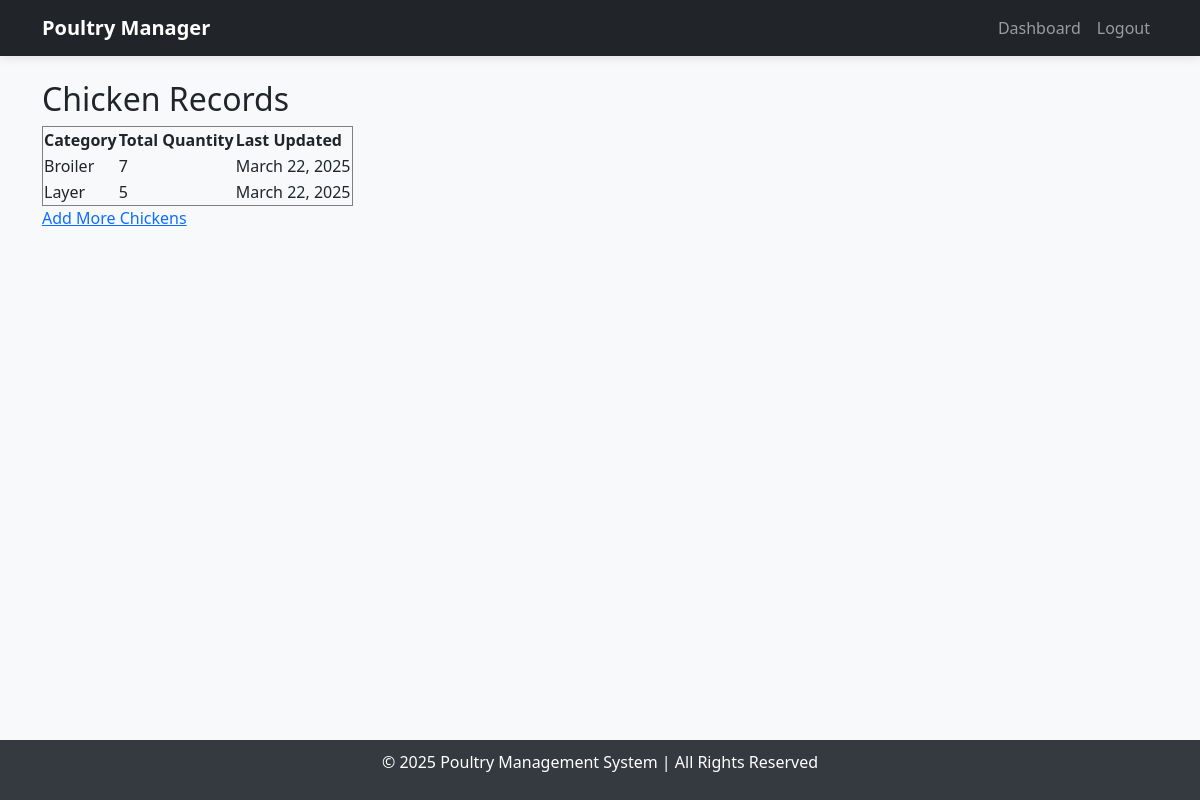
The page /view-chickens/ (signed in) on the database its author committed.
### poultry/models.py (models this page shows, shortened)
class Chicken(models.Model):
    CATEGORY_CHOICES = [
        ('Broiler', 'Broiler'),
        ('Layer', 'Layer'),
        ('Kienyeji', 'Kienyeji'),
    ]
    BUY_FROM_CHOICES = [
        ('Local Hatch', 'Local Hatch'),
        ('Kukuchic', 'Kukuchic'),
        ('Kenchic', 'Kenchic'),
        ('Others', 'Others'),
    ]
    category = models.CharField(max_length=20, choices=CATEGORY_CHOICES)
    quantity = models.PositiveIntegerField()
    age_in_weeks = models.PositiveIntegerField()
    weight_kg = models.FloatField(null=True, blank=True)
    buy_from = models.CharField(max_length=50, choices=BUY_FROM_CHOICES)
    other_source = models.CharField(max_length=100, null=True, blank=True)
    date_added = models.DateField(auto_now_add=True)

### poultry/views.py (the view)
# urls.py: path('view-chickens/', view_chickens, name='view_chickens'),
@login_required
def view_chickens(request):
    return render(request, 'poultry/view_chickens.html', {'chickens': Chicken.objects.all()})

### poultry/templates/poultry/view_chickens.html
{% extends "base.html" %}
{% block content %}
    <h2>Chicken Records</h2>
    <table border="1">
        <tr>
            <th>Category</th>
            <th>Total Quantity</th>
            <th>Last Updated</th>
        </tr>
        {% for chicken in chickens %}
        <tr>
            <td>{{ chicken.category }}</td>
            <td>{{ chicken.quantity }}</td>
            <td>{{ chicken.date_added }}</td>
        </tr>
        {% endfor %}
    </table>
    <a href="{% url 'add_chicken' %}">Add More Chickens</a>
{% endblock %}

### poultry/templates/base.html (style rules this page uses)
body { display: flex; flex-direction: column; min-height: 100vh; background-color: #f8f9fa; }

### rows shown on the page
Chicken: category "Broiler", quantity "7", date_added "March 22, 2025"
Chicken: category "Layer", quantity "5", date_added "March 22, 2025"
